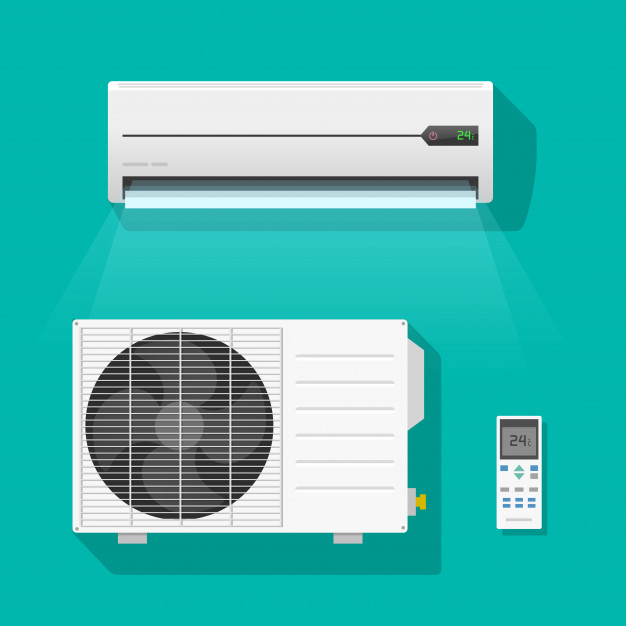
#> input picture aircon.jpg, 626 x 626 px
$ python find_countours.py --input aircon.jpg
#> lines starting #> are read from the running program, lines starting #| are printed output that depends on the picture; after the words box and inside, x2 and y2 are one past the last pixel; in counts of white or black regions, pixels touching at a corner belong together
from __future__ import print_function
import cv2 as cv
import numpy as np
import argparse
import random as rng
rng.seed(12345)
def thresh_callback(val):
    threshold = val
    # Detect edges using Canny
    canny_output = cv.Canny(src_gray, threshold, threshold * 2)
    # Find contours
    contours, hierarchy = cv.findContours(canny_output, cv.RETR_TREE, cv.CHAIN_APPROX_SIMPLE)
    # Draw contours
    drawing = np.zeros((canny_output.shape[0], canny_output.shape[1], 3), dtype=np.uint8)
    for i in range(len(contours)):
        color = (rng.randint(0,256), rng.randint(0,256), rng.randint(0,256))
        cv.drawContours(drawing, contours, i, color, 2, cv.LINE_8, hierarchy, 0)
    # Show in a window
    cv.imshow('Contours', drawing)


def find_and_draw_contours(val):
    threshold = val
    # Detect edges using Canny
    canny_output = cv.Canny(src_gray, threshold, threshold * 2)
    # Find contours
    contours, hierarchy = cv.findContours(canny_output, cv.RETR_TREE, cv.CHAIN_APPROX_SIMPLE)
    # Draw contours
    drawing = np.zeros((canny_output.shape[0], canny_output.shape[1], 3), dtype=np.uint8)
    for i in range(len(contours)):
        color = (rng.randint(0,256), rng.randint(0,256), rng.randint(0,256))
        cv.drawContours(drawing, contours, i, color, 2, cv.LINE_8, hierarchy, 0)
    # Show in a window
    cv.imwrite('contour.png', drawing)

    # [14 lines of commented-out code are left out]

    with open("path.svg", "w+") as f:
        f.write(f'<svg width="{width}" height="{height}" xmlns="http://www.w3.org/2000/svg">')

        for c in contours:
            f.write('<path d="M')
            for i in range(len(c)):
                x, y = c[i][0]
                f.write(f"{x} {y} ")
            f.write('" style="stroke:pink"/>')
        f.write("</svg>")


# Load source image
parser = argparse.ArgumentParser(description='Code for Finding contours in your image tutorial.')
parser.add_argument('--input', help='Path to input image.', default='HappyFish.jpg')
args = parser.parse_args()
src = cv.imread(cv.samples.findFile(args.input))
#> src is the input picture: shape (626, 626, 3); mean B, G, R 179.8, 185.7, 67.1
if src is None:
    print('Could not open or find the image:', args.input)
    exit(0)
# Convert image to gray and blur it
height, width, channels = src.shape
#> height = 626; width = 626; channels = 3
cartoon_image = cv.stylization(src, sigma_s=150, sigma_r=0.25)
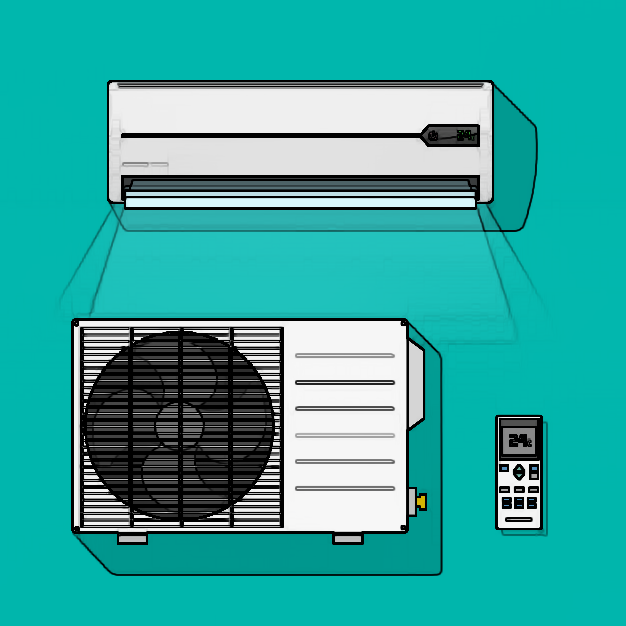
#> cartoon_image: shape (626, 626, 3); mean B, G, R 161.3, 167.1, 51.3
cartoon_image1, cartoon_image2  = cv.pencilSketch(src, sigma_s=60, sigma_r=0.5, shade_factor=0.02)
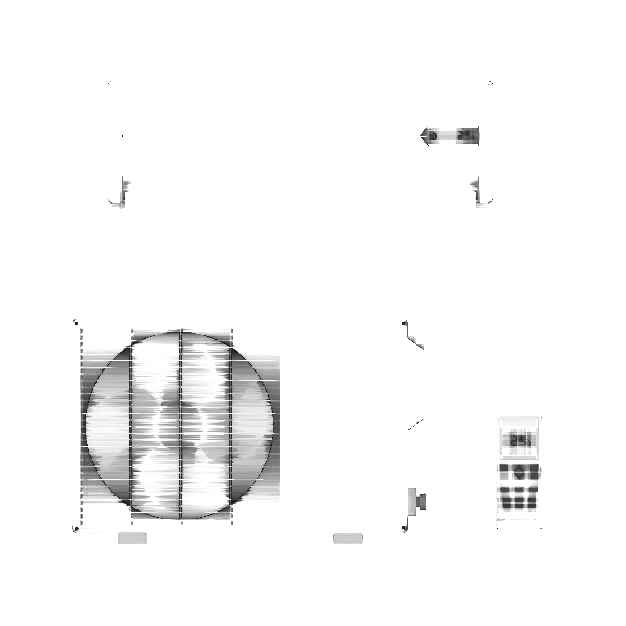
#> cartoon_image1: shape (626, 626); min 10, max 255, mean 248.2
cv.imwrite('cartoon.png', cartoon_image)
cv.imwrite('cartoon1.png', cartoon_image1)
cv.imwrite('cartoon2.png', cartoon_image2)

src_gray = cv.cvtColor(src, cv.COLOR_BGR2GRAY)
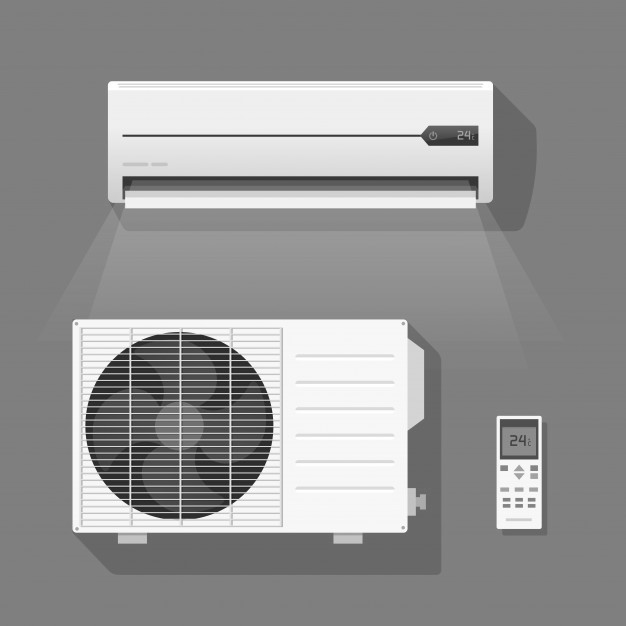
#> src_gray: shape (626, 626); min 26, max 255, mean 149.5
src_gray = cv.blur(src_gray, (3,3))
# [8 lines of commented-out code are left out]
find_and_draw_contours(100)
#> in find_and_draw_contours, `canny_output = cv.Canny(src_gray, threshold, threshold * 2)`:
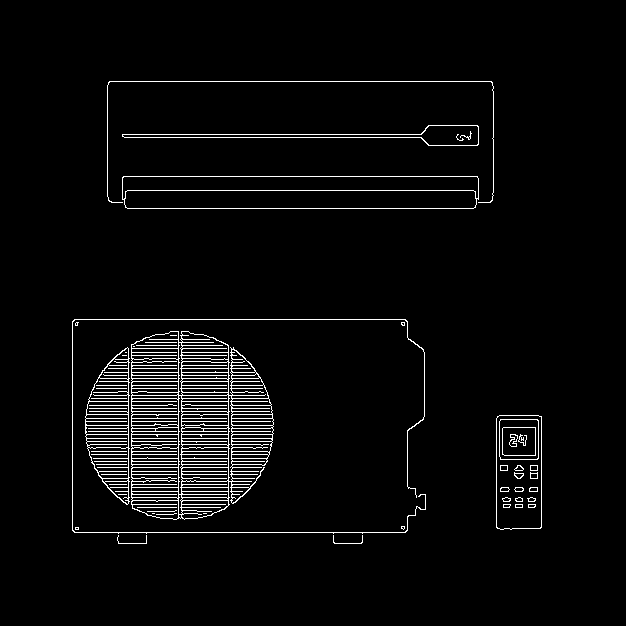
#> canny_output: shape (626, 626); 3.6% white in thin lines or dots, all inside (x1, y1, x2, y2) = (72, 81, 542, 544)
#> in find_and_draw_contours, `contours, hierarchy = cv.findContours(canny_output, cv.RETR_TREE, cv.C..`: contours = 172 contours, 52 with area under 20; largest, box (x1, y1, x2, y2) and area: (131, 331, 274, 520) 21616, (122, 176, 479, 209) 11344, (124, 190, 477, 209) 6304, (496, 415, 542, 530) 5084, (496, 415, 542, 530) 5080
#> the loop in find_and_draw_contours, `for i in range(len(contours)):` made 172 passes
#> color on passes 1 to 3: (213, 5, 152), (188, 99, 138), (223, 82, 191)
#> after the loop in find_and_draw_contours, `for i in range(len(contours)):`:
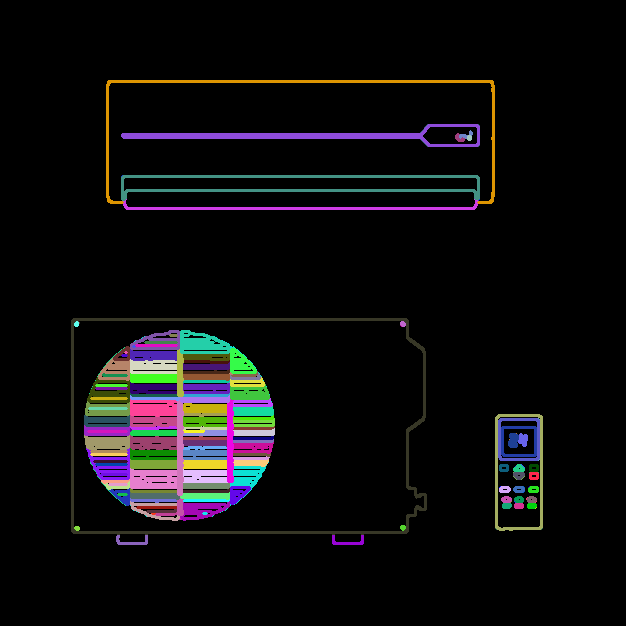
#> drawing: shape (626, 626, 3); mean of channels 0, 1, 2 13.3, 12.2, 13.3; drawn as B, G, R
#> the loop in find_and_draw_contours, `for c in contours:` made 172 passes
#> c on passes 3, 11, 31: [[75, 527], [75, 529], [78, 529], [78, 527]], [[515, 504], [515, 507], [522, 507], [522, 504]], [[530, 465], [530, 470], [537, 470], [537, 465]]
cv.waitKey()
